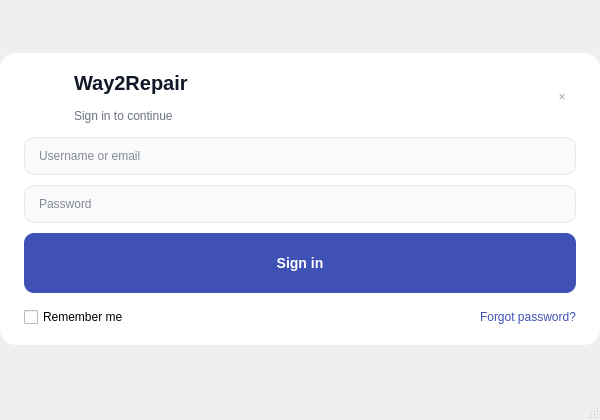
<?xml version="1.0" encoding="UTF-8"?>
<ui version="4.0">
 <class>MainWindow</class>
 <widget class="QMainWindow" name="MainWindow">
  <property name="geometry">
   <rect>
    <x>0</x>
    <y>0</y>
    <width>600</width>
    <height>420</height>
   </rect>
  </property>
  <property name="windowTitle">
   <string>Way2Repair — Sign in</string>
  </property>
    <property name="styleSheet">
     <string notr="true">/* Keep only typography; make window transparent via code */
QLabel, QLineEdit, QPushButton, QCheckBox { font-family: 'Segoe UI', Arial, sans-serif; }
QStatusBar { background: transparent; }
</string>
    </property>
  <widget class="QWidget" name="centralwidget">
    <layout class="QVBoxLayout" name="centralLayout">
    <property name="spacing">
     <number>0</number>
    </property>
     <property name="leftMargin">
      <number>0</number>
     </property>
     <property name="topMargin">
      <number>0</number>
     </property>
     <property name="rightMargin">
      <number>0</number>
     </property>
     <property name="bottomMargin">
      <number>0</number>
     </property>
    <item>
      <spacer name="topSpacer">
      <property name="orientation">
       <enum>Qt::Vertical</enum>
      </property>
      <property name="sizeHint" stdset="0">
       <size>
          <width>20</width>
          <height>24</height>
       </size>
      </property>
     </spacer>
    </item>
    <item>
     <widget class="QFrame" name="loginContainer">
      <property name="styleSheet">
       <string notr="true">QFrame#loginContainer {
    background: #ffffff;
    border: none;
    border-radius: 16px;
}
/* Inputs */
QLineEdit {
    border: 1px solid #E5E7EB;
    border-radius: 10px;
    padding: 10px 12px;
    background: #F9FAFB;
    color: #111827;
}
QLineEdit:focus {
    border: 2px solid #3F51B5;
    background: #FFFFFF;
}
QLineEdit::placeholder { color: #9AA4B2; }
/* Primary button */
QPushButton#loginButton {
    background: #3F51B5;
    color: #ffffff;
    border: none;
    border-radius: 10px;
    padding: 10px 16px;
    min-height: 40px;
    font-weight: 600;
    font-size: 14px;
}
QPushButton#loginButton:hover { background: #3949A3; }
QPushButton#loginButton:pressed { background: #2F3E8F; }
QPushButton#loginButton:disabled { background: #C7CAE3; color: #6B7280; }
/* Close button */
QPushButton#closeButton {
    background: transparent;
    color: #9AA4B2;
    border: none;
    border-radius: 12px;
}
QPushButton#closeButton:hover { background: #EF4444; color: #ffffff; }
/* Links */
QLabel#recoverLabel { color: #3F51B5; }
QLabel#recoverLabel:hover { text-decoration: underline; }
</string>
      </property>
            <layout class="QVBoxLayout" name="cardLayout">
       <property name="spacing">
        <number>14</number>
       </property>
       <property name="leftMargin">
                <number>24</number>
       </property>
       <property name="topMargin">
                <number>18</number>
       </property>
       <property name="rightMargin">
                <number>24</number>
       </property>
       <property name="bottomMargin">
                <number>18</number>
       </property>
       <item>
        <layout class="QHBoxLayout" name="headerLayout">
         <item>
          <widget class="QLabel" name="logoLabel">
           <property name="minimumSize">
            <size>
             <width>36</width>
             <height>36</height>
            </size>
           </property>
           <property name="maximumSize">
            <size>
             <width>36</width>
             <height>36</height>
            </size>
           </property>
           <property name="text">
            <string/>
           </property>
          </widget>
         </item>
         <item>
          <layout class="QVBoxLayout" name="titleLayout">
           <item>
            <widget class="QLabel" name="titleLabel">
             <property name="text">
              <string>Way2Repair</string>
             </property>
             <property name="styleSheet">
              <string notr="true">QLabel { color: #111827; font-size: 20px; font-weight: 700; }</string>
             </property>
            </widget>
           </item>
           <item>
            <widget class="QLabel" name="subtitleLabel">
             <property name="text">
              <string>Sign in to continue</string>
             </property>
             <property name="styleSheet">
              <string notr="true">QLabel { color: #6B7280; font-size: 12px; }</string>
             </property>
            </widget>
           </item>
          </layout>
         </item>
         <item>
          <spacer name="headerSpacer">
           <property name="orientation">
            <enum>Qt::Horizontal</enum>
           </property>
           <property name="sizeHint" stdset="0">
            <size>
             <width>40</width>
             <height>20</height>
            </size>
           </property>
          </spacer>
         </item>
         <item>
          <widget class="QPushButton" name="closeButton">
           <property name="minimumSize">
            <size>
             <width>28</width>
             <height>28</height>
            </size>
           </property>
           <property name="maximumSize">
            <size>
             <width>28</width>
             <height>28</height>
            </size>
           </property>
           <property name="text">
            <string>×</string>
           </property>
           <property name="cursor">
            <cursorShape>PointingHandCursor</cursorShape>
           </property>
          </widget>
         </item>
        </layout>
       </item>
       <item>
        <layout class="QVBoxLayout" name="formLayout">
         <property name="spacing">
          <number>10</number>
         </property>
         <item>
          <widget class="QLineEdit" name="usernameLineEdit">
           <property name="placeholderText">
            <string>Username or email</string>
           </property>
          </widget>
         </item>
         <item>
          <widget class="QLineEdit" name="passwordLineEdit">
           <property name="echoMode">
            <enum>QLineEdit::Password</enum>
           </property>
           <property name="placeholderText">
            <string>Password</string>
           </property>
          </widget>
         </item>
         <item>
          <widget class="QPushButton" name="loginButton">
           <property name="text">
            <string>Sign in</string>
           </property>
           <property name="cursor">
            <cursorShape>PointingHandCursor</cursorShape>
           </property>
          </widget>
         </item>
        </layout>
       </item>
       <item>
        <layout class="QHBoxLayout" name="footerLayout">
         <item>
          <widget class="QCheckBox" name="savePasswordCheckBox">
           <property name="text">
            <string>Remember me</string>
           </property>
          </widget>
         </item>
         <item>
          <spacer name="footerSpacer">
           <property name="orientation">
            <enum>Qt::Horizontal</enum>
           </property>
           <property name="sizeHint" stdset="0">
            <size>
             <width>40</width>
             <height>20</height>
            </size>
           </property>
          </spacer>
         </item>
         <item>
          <widget class="QLabel" name="recoverLabel">
           <property name="text">
            <string>Forgot password?</string>
           </property>
          </widget>
         </item>
        </layout>
       </item>
      </layout>
     </widget>
    </item>
    <item>
     <spacer name="bottomSpacer">
      <property name="orientation">
       <enum>Qt::Vertical</enum>
      </property>
      <property name="sizeHint" stdset="0">
       <size>
      <width>20</width>
      <height>24</height>
       </size>
      </property>
     </spacer>
    </item>
   </layout>
  </widget>
  <widget class="QMenuBar" name="menubar"/>
  <widget class="QStatusBar" name="statusbar"/>
  </widget>
  <tabstops>
   <tabstop>usernameLineEdit</tabstop>
   <tabstop>passwordLineEdit</tabstop>
   <tabstop>loginButton</tabstop>
  </tabstops>
  <resources/>
  <connections/>
</ui>
